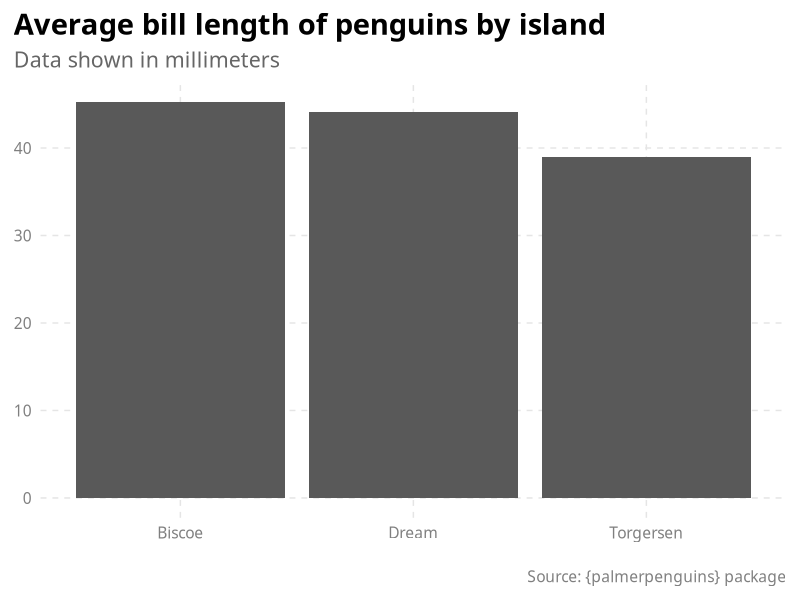

Write R code to recreate this figure.
## ---- chunk 1
library(tidyverse)
library(palmerpenguins)
library(scales)
## ---- chunk 2
#| echo: false
theme_dk <- function(base_family = "Inter Tight", base_size = 14) {
  theme_minimal(
    base_size = base_size,
    base_family = base_family
  ) +
    theme(
      panel.grid.minor = element_blank(),
      panel.grid.major = element_line(
        color = "grey90",
        linewidth = 0.5,
        linetype = "dashed"
      ),
      axis.ticks = element_blank(),
      axis.text = element_text(
        color = "grey50",
        size = rel(0.8)
      ),
      axis.title = element_blank(),
      plot.title.position = "plot",
      plot.title = element_text(
        face = "bold",
        size = rel(1.5)
      ),
      plot.subtitle = element_text(
        color = "grey40",
        size = rel(1.1)
      ),
      plot.caption = element_text(
        color = "grey50",
        margin = margin(t = 20)
      ),
      plot.margin = margin(10, 10, 10, 10),
      strip.text = element_text(
        color = "grey40",
        size = rel(0.9)
      ),
      panel.spacing = unit(2, "lines")
    )
}
## ---- chunk 3
theme_set(theme_dk())
## ---- chunk 4
#| echo: false
penguins_bar_chart <-
  penguins |>
  drop_na(island, bill_length_mm) |>
  group_by(island) |>
  summarize(avg_bill_length = mean(bill_length_mm)) |>
  ungroup() |>
  mutate(avg_bill_length_formatted = number(avg_bill_length, accuracy = 0.1)) |>
  ggplot(aes(
    x = island,
    y = avg_bill_length
  )) +
  geom_col() +
  labs(
    title = "Average bill length of penguins by island",
    subtitle = "Data shown in millimeters",
    caption = "Source: {palmerpenguins} package"
  )
## ---- chunk 5
penguins_bar_chart
